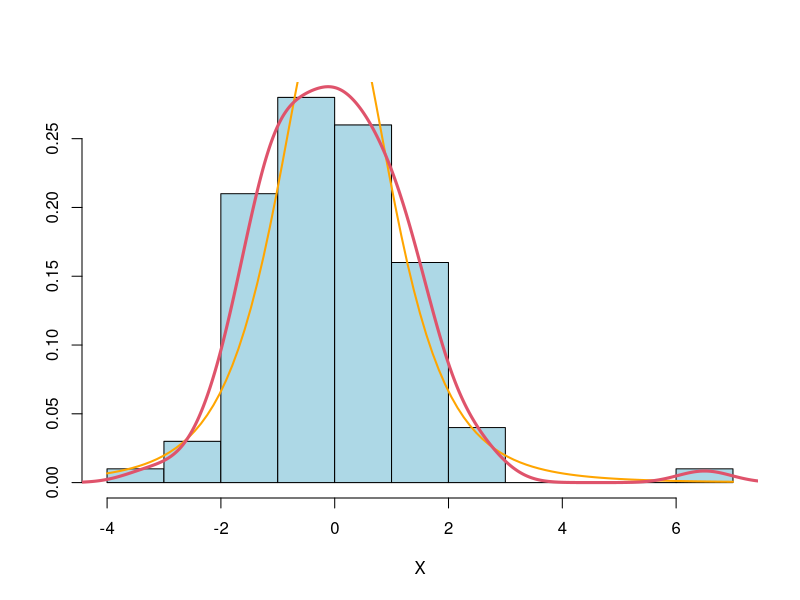
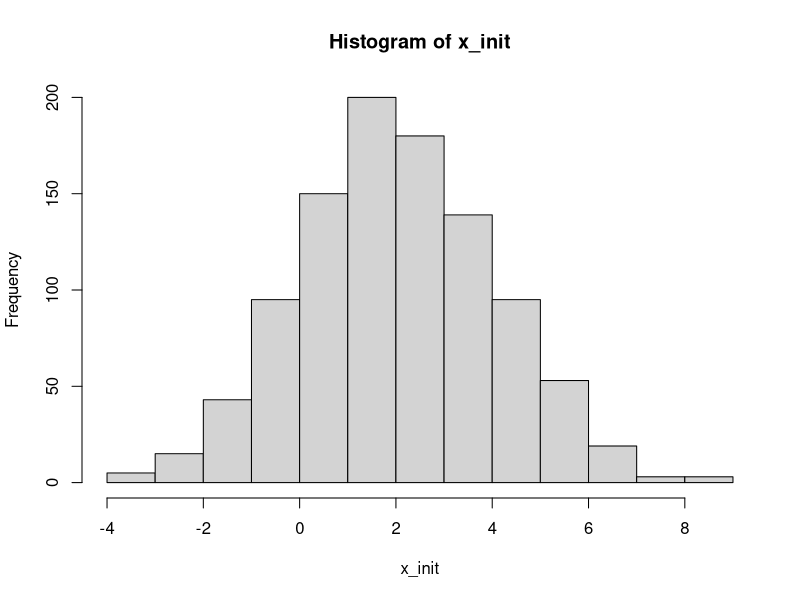
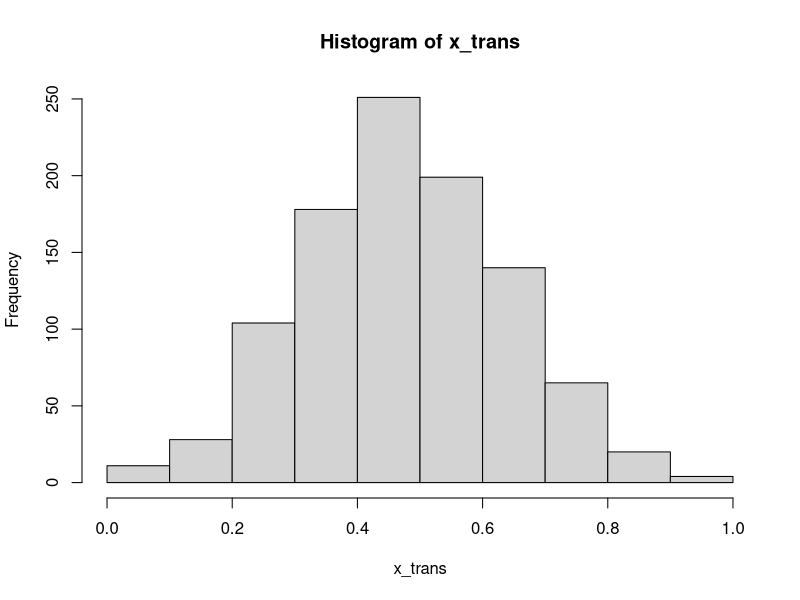
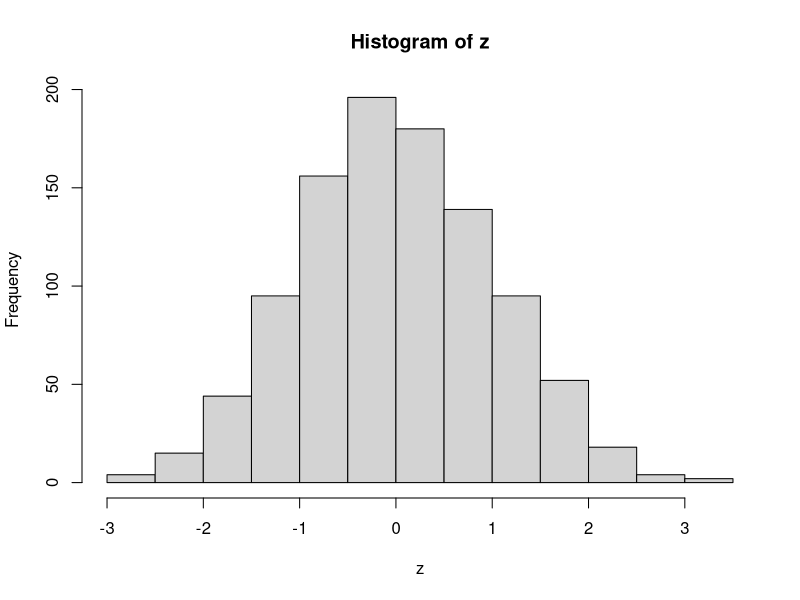
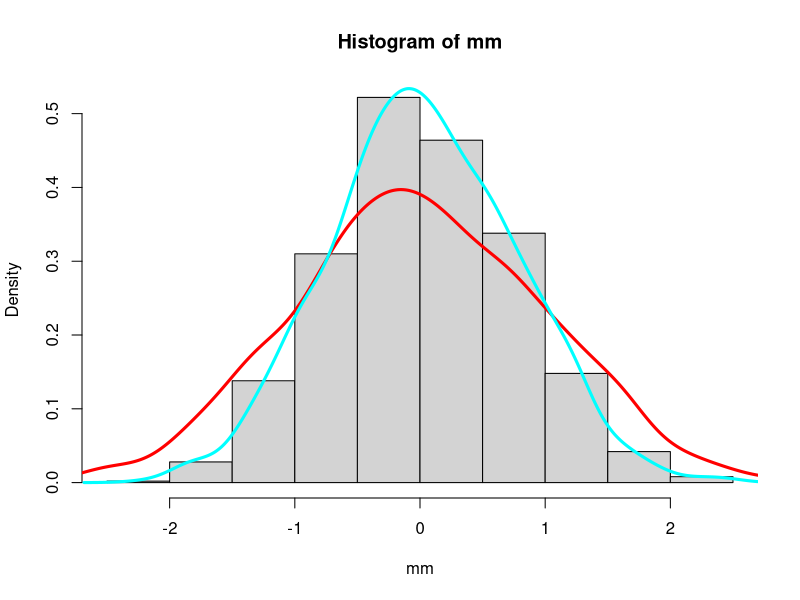

Here is the R script that generated these plots, in order: (Note: this script raises an error after producing the figures.)

## 1.1

X <- rt(100, df = 4)
MASS::truehist(X, col = "lightblue")

## 1.2
curve(dt(x, df = 4), add = TRUE, col = "orange", lwd = 2)

## 1.3
lines(density(X), col = 2, lwd = 3)

## 1.4
f <- function(x, a, b){
  y <- x-a
  y <- y/b
  return(y)
}

x_init <- rnorm(1000, 2, 2)
x_trans <- f(x_init, a = min(x_init), b = max(x_init) - min(x_init))
# summary(x_init)
# summary(x_trans)
hist(x_init)
hist(x_trans)
z <- f(x_init, mean(x_init), b = sd(x_init))
# summary(z)
hist(z)
sd(z)

## 1.6

mm <- f(x_init, median(x_init), IQR(x_init))
hist(mm, freq = FALSE)

lines(density(z), col = "red", lwd = 3)
lines(density(mm), col = "cyan", lwd = 3)

## the median transformation seems to have higher kurtosis

## 1.7

head(mpg)
ggplot(mpg, aes(displ, hwy, color = drv)) +
  geom_point() + facet_wrap(~class)

## 1.8 (Using Knitr ~ might return to this...)
